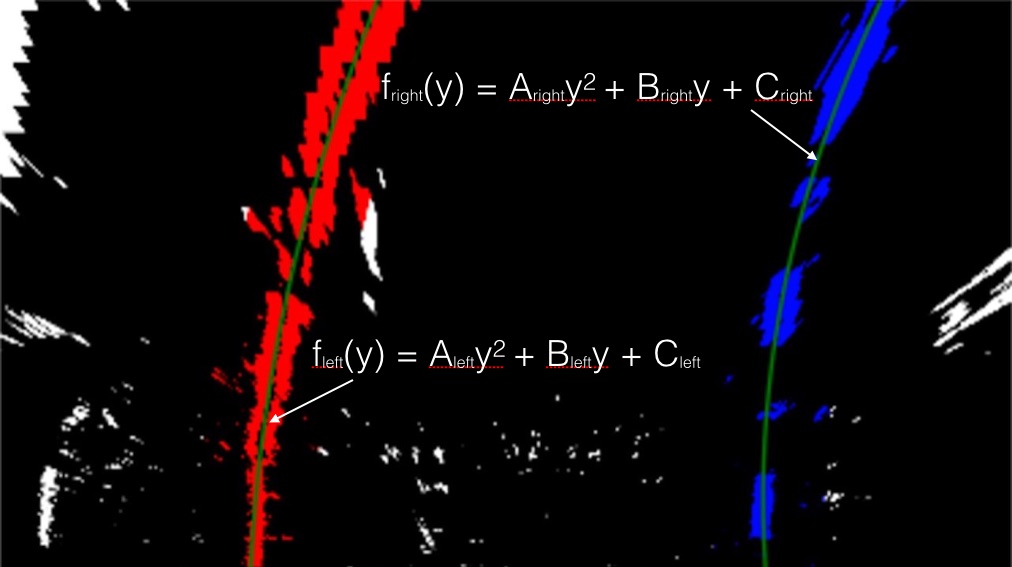
#> input picture CarND-Advanced-Lane-Lines/examples/color_fit_lines.jpg, 1012 x 567 px; its folder holds only this picture in this run
$ python -i utils.py   (imports and definitions only)   (older library calls are emulated)
#> lines starting #> are read from the running program, lines starting #| are printed output that depends on the picture; after the words box and inside, x2 and y2 are one past the last pixel; in counts of white or black regions, pixels touching at a corner belong together
import numpy as np
import cv2
import glob
import matplotlib.pyplot as plt
import matplotlib.image as mpimg

# Camera Calibration ----------------------------------------------------
# [23 lines left out: function camera_calibration, not called in this run]

# Color and Gradient Threshold ----------------------------------------------------
def abs_sobel_thresh(img, orient='x', thresh_min=0, thresh_max=255):
    # gray
    gray = cv2.cvtColor(img[:,:,:3], cv2.COLOR_RGB2GRAY)
    # derivative
    if orient=="x":
        sobel = cv2.Sobel(gray, cv2.CV_64F, 1, 0)
    else:
        sobel = cv2.Sobel(gray, cv2.CV_64F, 0, 1)
    # absolute value of the derivative
    abs_sobel = np.absolute(sobel)
    # Scale to 8-bit (0 - 255) then convert to type = np.uint8
    scaled_sobel = np.uint8(255*abs_sobel/np.max(abs_sobel))
    # mask
    binary_output = np.zeros_like(scaled_sobel)
    binary_output[(scaled_sobel >= thresh_min) & (scaled_sobel <= thresh_max)] = 1
    return binary_output

def mag_thresh(img, sobel_kernel=3, mag_thresh=(0, 255)):
    gray = cv2.cvtColor(img[:,:,:3], cv2.COLOR_RGB2GRAY)
    sobel_x = cv2.Sobel(gray, cv2.CV_64F, 1, 0)
    sobel_y = cv2.Sobel(gray, cv2.CV_64F, 0, 1)
    sobel = np.sqrt(sobel_x**2 + sobel_y**2)
    scaled_sobel = np.uint8(255*sobel/np.max(sobel))
    # mask
    binary_output = np.zeros_like(scaled_sobel)
    binary_output[(scaled_sobel >= mag_thresh[0]) & (scaled_sobel <= mag_thresh[1])] = 1
    return binary_output

def dir_threshold(img, sobel_kernel=3, thresh=(0, np.pi/2)):
    gray = cv2.cvtColor(img[:,:,:3], cv2.COLOR_RGB2GRAY)
    sobel_x = cv2.Sobel(gray, cv2.CV_64F, 1, 0)
    sobel_y = cv2.Sobel(gray, cv2.CV_64F, 0, 1)
    sobel_direction = np.arctan2(np.absolute(sobel_y), np.absolute(sobel_x))
    # mask
    binary_output = np.zeros_like(sobel_direction)
    binary_output[(sobel_direction >= thresh[0]) & (sobel_direction <= thresh[1])] = 1
    return binary_output

# [6 lines left out: function hls_select, not called in this run]

def lab_select(img, thresh=(0, 255)):
    lab = cv2.cvtColor(img, cv2.COLOR_RGB2Lab)
    b_channel = lab[:,:,2]
    binary_output = np.zeros_like(img[:,:,0])
    binary_output[(b_channel>thresh[0]) & (b_channel<=thresh[1])] = 1
    return binary_output

def combined_thresh(img):
    abs_bin = abs_sobel_thresh(img, orient='x', thresh_min=20, thresh_max=100)
    mag_bin = mag_thresh(img, sobel_kernel=3, mag_thresh=(50, 255))
    dir_bin = dir_threshold(img, sobel_kernel=15, thresh=(0.7, 1.3))
    #hls_bin = hls_select(img, thresh=(113, 255))
    lab_bin = lab_select(img, thresh=(142, 255))

    combined = np.zeros_like(dir_bin)
    combined[(abs_bin == 1 | ((mag_bin == 1) & (dir_bin == 1))) | (lab_bin == 1)] = 1
    return combined

# Perspective Transform ----------------------------------------------------
# [213 lines left out: functions perspective_trans, fit_poly, fit_poly2, get_curvature, get_diffcenter, add_params2img and 1 more, not called in this run]

>>> import cv2
>>> picture = cv2.imread('examples/color_fit_lines.jpg')
#> picture is the input picture: shape (567, 1012, 3); mean B, G, R 11.4, 8.2, 15.7
>>> result = combined_thresh(picture)
#> in combined_thresh, `abs_bin = abs_sobel_thresh(img, orient='x', thresh_min=20, thresh_max=..`:
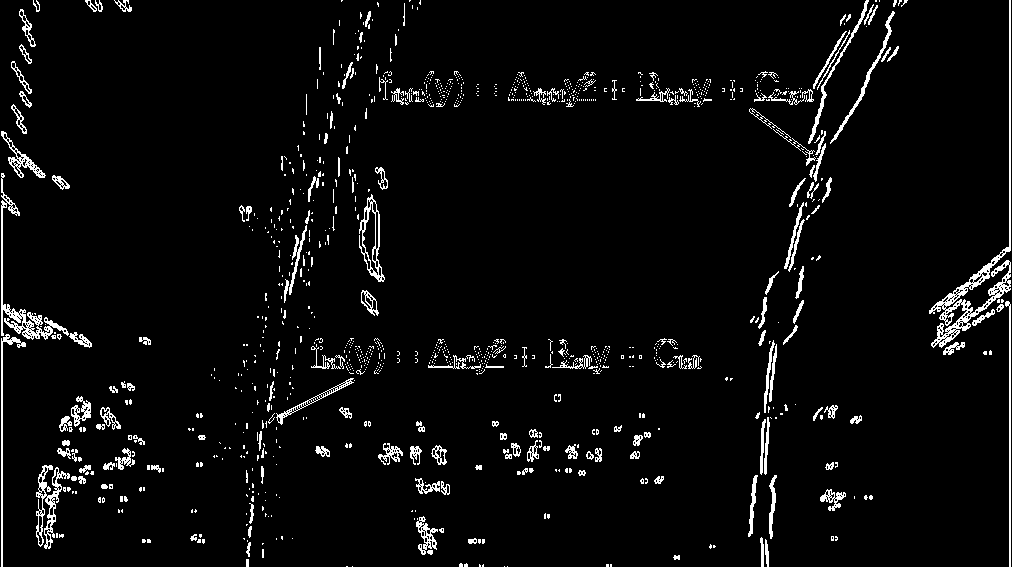
#> abs_bin: shape (567, 1012); values 0 (black) and 1 (white), 4.2% white in thin lines or dots
#> in combined_thresh, `mag_bin = mag_thresh(img, sobel_kernel=3, mag_thresh=(50, 255))`:
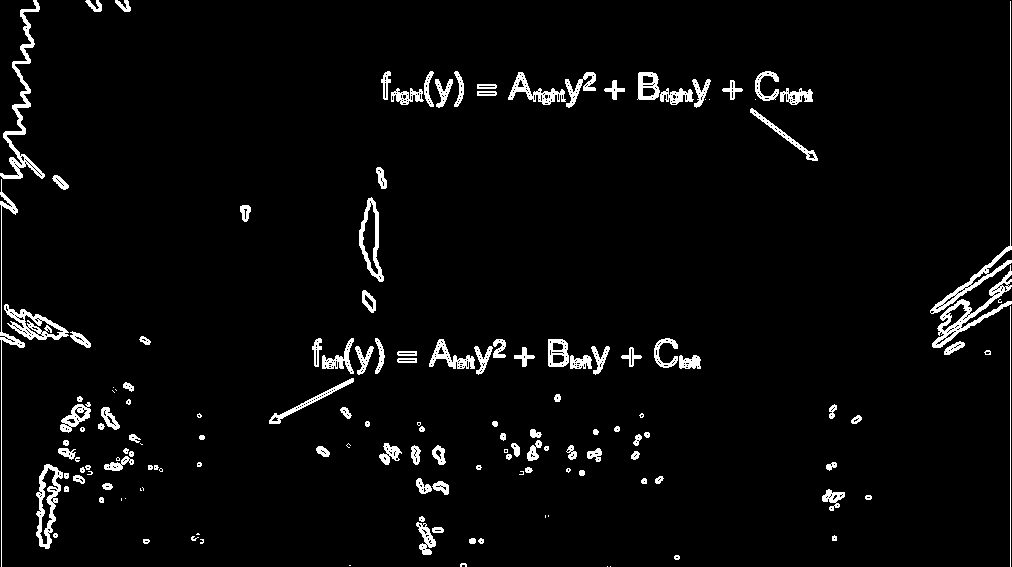
#> mag_bin: shape (567, 1012); values 0 (black) and 1 (white), 3.8% white; 151 white regions (31 under 20 px), largest, box (x1, y1, x2, y2) and area: (0, 0, 45, 179) 1379, (932, 265, 1012, 348) 1283, (930, 1, 1012, 314) 1013
#> in dir_threshold, `sobel_direction = np.arctan2(np.absolute(sobel_y), np.absolute(sobel_x))`:
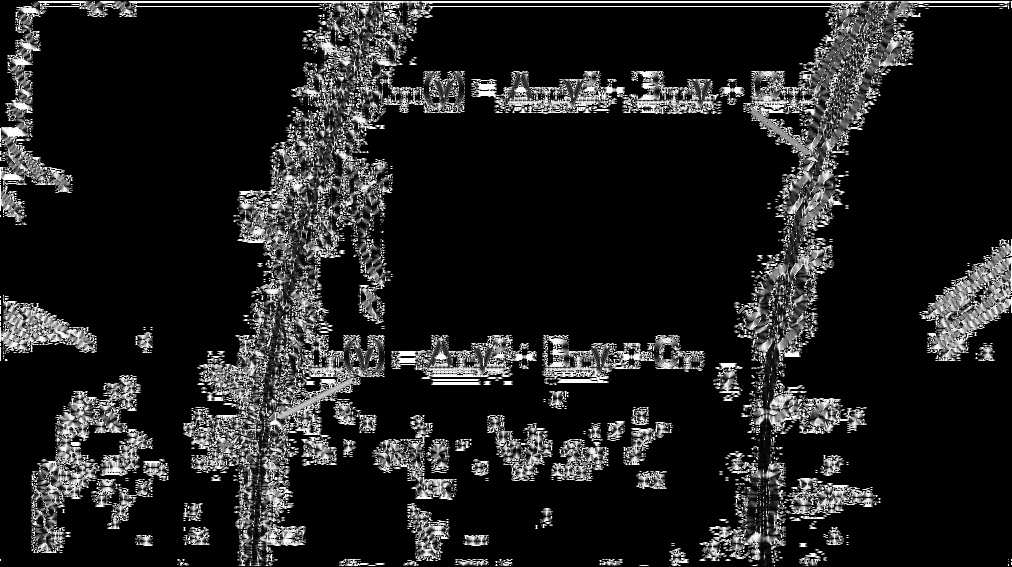
#> sobel_direction: shape (567, 1012) float64; min 0, max 1.57, mean 0.201; drawn with min black and max white
#> in combined_thresh, `dir_bin = dir_threshold(img, sobel_kernel=15, thresh=(0.7, 1.3))`:
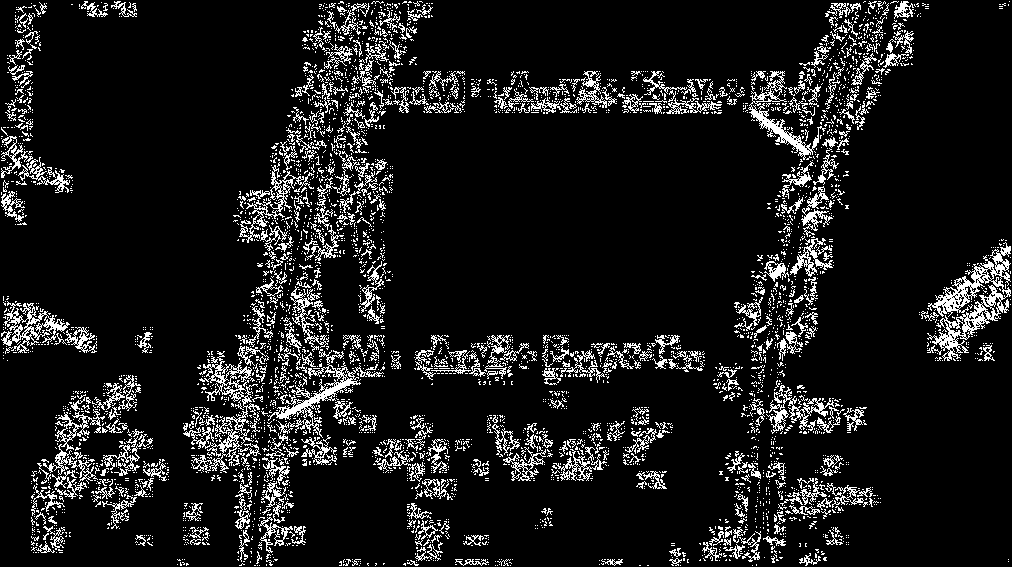
#> dir_bin: shape (567, 1012) float64; values 0 (black) and 1 (white), 10.2% white in thin lines or dots
#> in lab_select, `lab = cv2.cvtColor(img, cv2.COLOR_RGB2Lab)`: lab: shape (567, 1012, 3); mean of channels 0, 1, 2 12.3, 131.7, 125.5
#> in lab_select, `b_channel = lab[:,:,2]`:
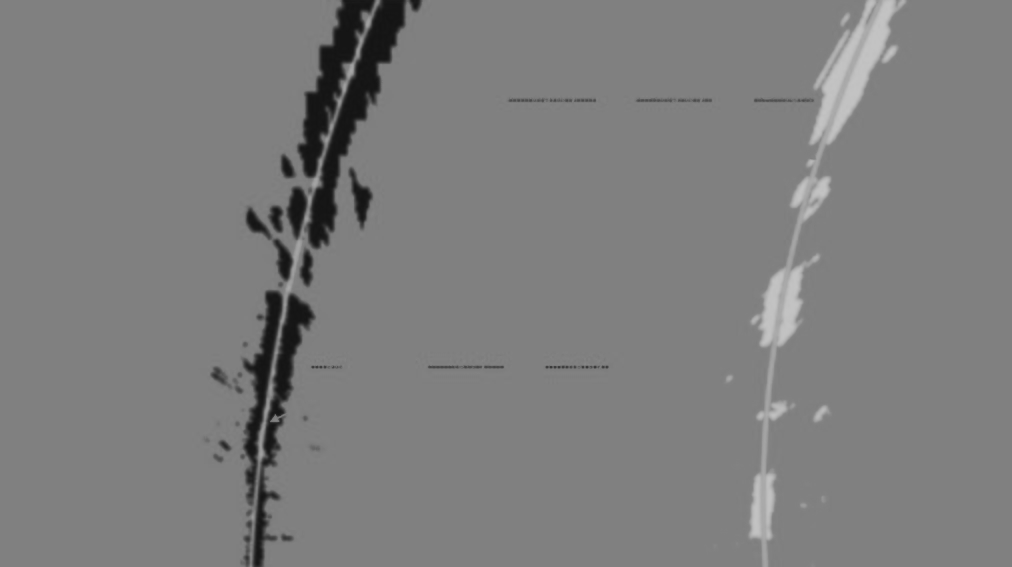
#> b_channel: shape (567, 1012); min 20, max 195, mean 125.5
#> in combined_thresh, `lab_bin = lab_select(img, thresh=(142, 255))`:
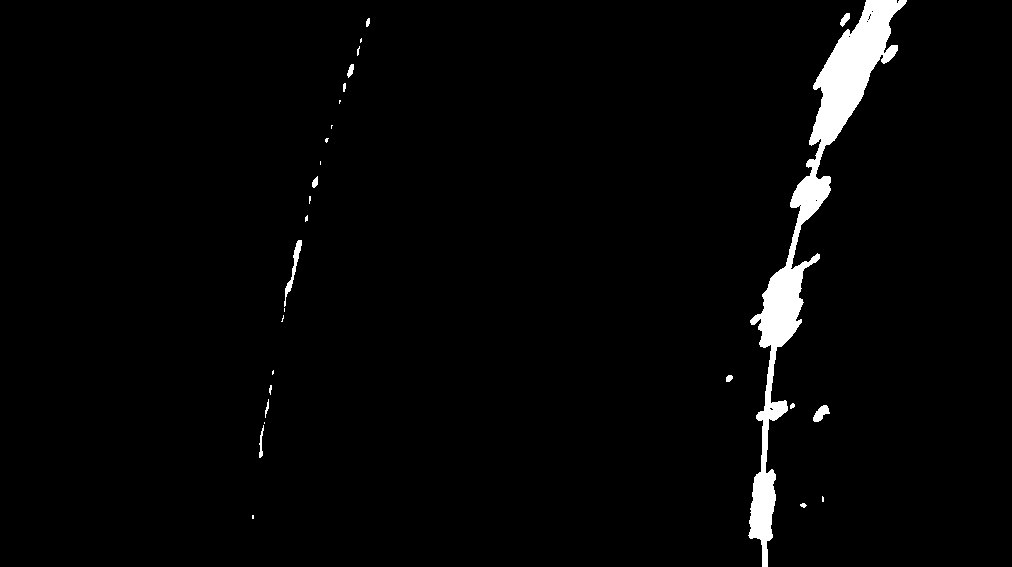
#> lab_bin: shape (567, 1012); values 0 (black) and 1 (white), 2.5% white; 28 white regions (14 under 20 px), largest, box (x1, y1, x2, y2) and area: (748, 0, 907, 567) 13387, (284, 240, 302, 307) 265, (813, 405, 830, 422) 163
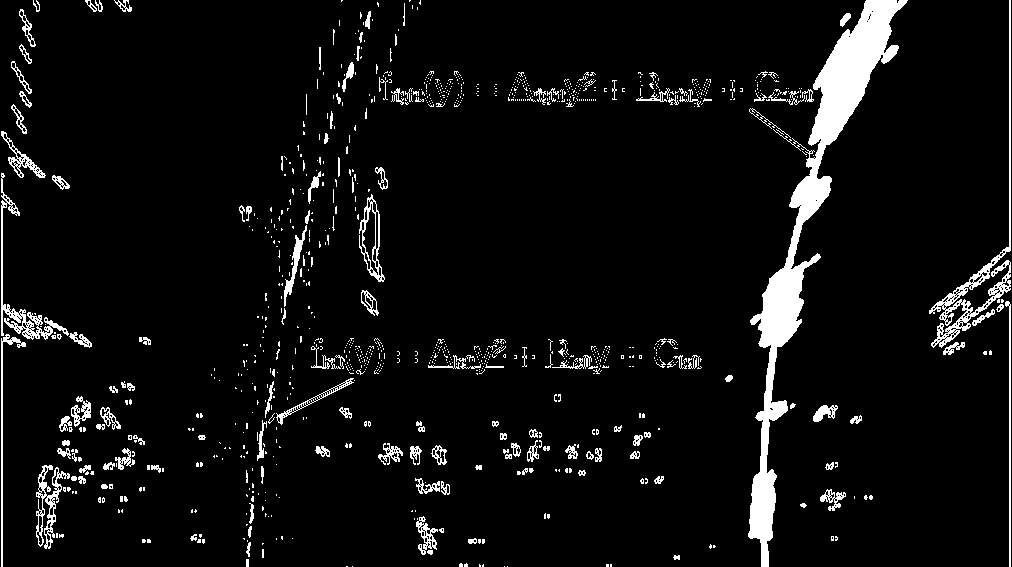
#> result: shape (567, 1012) float64; values 0 (black) and 1 (white), 6% white; 1063 white regions (910 under 20 px), largest, box (x1, y1, x2, y2) and area: (748, 0, 908, 567) 14065, (929, 0, 1011, 348) 2309, (1, 173, 69, 340) 1242
